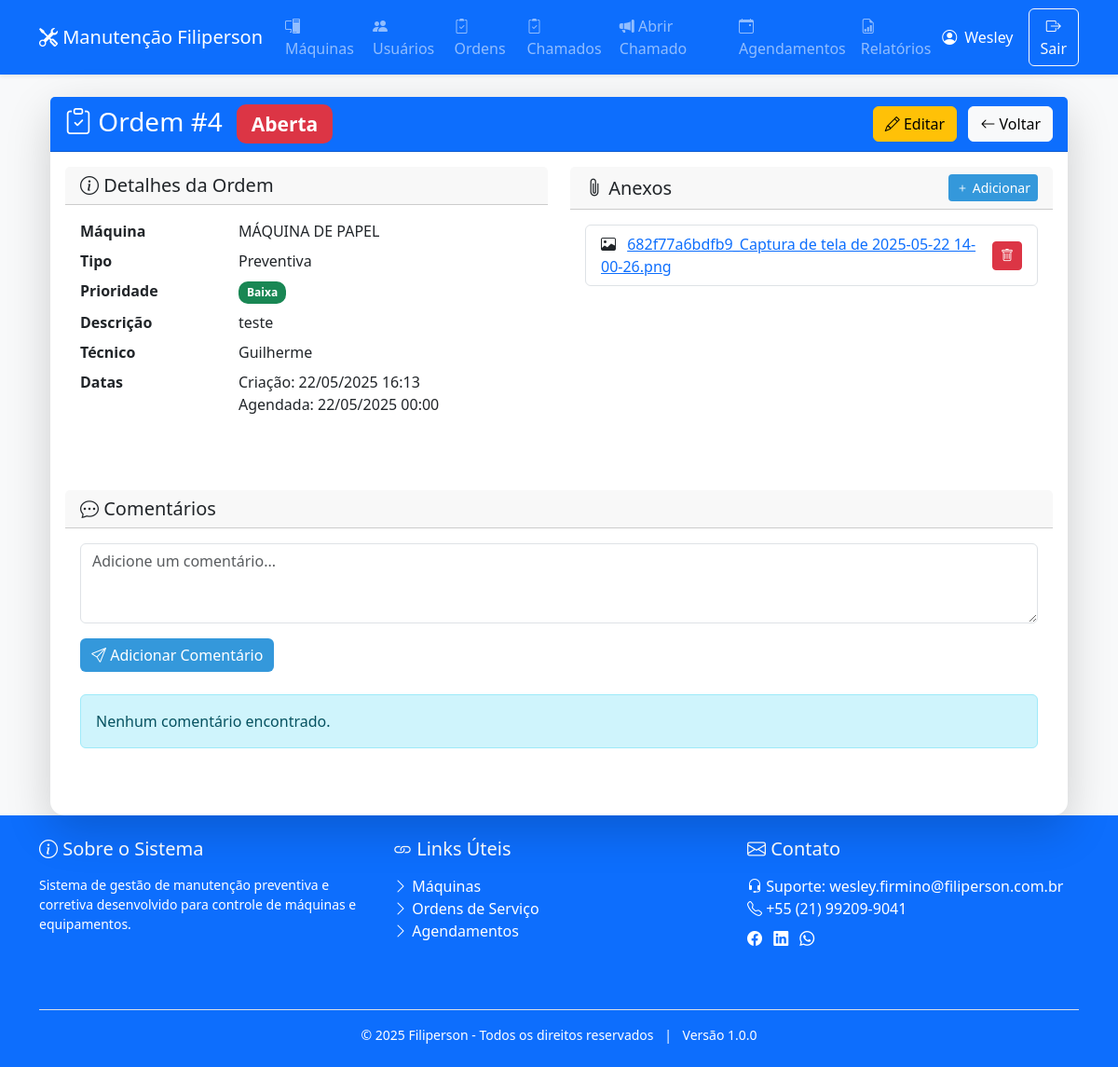
Page /order_view.php?id=4 (signed in) on the committed database.
### tables this page shows
CREATE TABLE `service_orders` (
  `id` int NOT NULL AUTO_INCREMENT,
  `machine_id` int NOT NULL,
  `type` enum('preventiva','corretiva','preditiva') NOT NULL,
  `work_type` varchar(20) NOT NULL,
  `description` text,
  `status` enum('aberta','em_andamento','concluida') DEFAULT 'aberta',
  `scheduled_at` datetime DEFAULT NULL,
  `planned_end_at` datetime DEFAULT NULL COMMENT 'Data/Hora prevista para término da OS',
  `created_at` datetime DEFAULT CURRENT_TIMESTAMP,
  `scheduled_date` date DEFAULT NULL,
  `completed_date` date DEFAULT NULL,
  `user_id` int DEFAULT NULL,
  `requester_name` varchar(255) DEFAULT NULL,
  `department` varchar(100) NOT NULL,
  `priority` enum('baixa','media','alta') DEFAULT 'media',
  PRIMARY KEY (`id`),
  KEY `machine_id` (`machine_id`),
  KEY `user_id` (`user_id`),
  CONSTRAINT `service_orders_ibfk_1` FOREIGN KEY (`machine_id`) REFERENCES `machines` (`id`),
  CONSTRAINT `service_orders_ibfk_2` FOREIGN KEY (`user_id`) REFERENCES `users` (`id`)
);

CREATE TABLE `machines` (
  `id` int NOT NULL AUTO_INCREMENT,
  `name` varchar(100) NOT NULL,
  `model` varchar(50) DEFAULT NULL,
  `manufacturer` varchar(50) DEFAULT NULL,
  `acquisition_date` date DEFAULT NULL,
  `description` text,
  `created_at` datetime DEFAULT CURRENT_TIMESTAMP,
  `sector` varchar(100) NOT NULL,
  `equipment` varchar(100) NOT NULL,
  `axis` varchar(50) DEFAULT NULL,
  `rotor` varchar(50) DEFAULT NULL,
  `gasket` varchar(50) DEFAULT NULL,
  `motor` varchar(50) DEFAULT NULL,
  `hp` varchar(20) DEFAULT NULL,
  `rpm` varchar(20) DEFAULT NULL,
  `amp` varchar(20) DEFAULT NULL,
  `motor_bearing` varchar(50) DEFAULT NULL,
  PRIMARY KEY (`id`)
);

CREATE TABLE `users` (
  `id` int NOT NULL AUTO_INCREMENT,
  `username` varchar(50) NOT NULL,
  `password` varchar(255) NOT NULL,
  `email` varchar(100) NOT NULL,
  `phone` varchar(20) DEFAULT NULL,
  `role` enum('admin','technician','requester') DEFAULT 'technician',
  `created_at` datetime DEFAULT CURRENT_TIMESTAMP,
  PRIMARY KEY (`id`),
  UNIQUE KEY `username` (`username`)
);

CREATE TABLE `attachments` (
  `id` int NOT NULL AUTO_INCREMENT,
  `order_id` int NOT NULL,
  `user_id` int DEFAULT NULL,
  `file_path` varchar(255) NOT NULL,
  `uploaded_at` datetime DEFAULT CURRENT_TIMESTAMP,
  PRIMARY KEY (`id`),
  KEY `order_id` (`order_id`),
  KEY `user_id` (`user_id`),
  CONSTRAINT `attachments_ibfk_1` FOREIGN KEY (`order_id`) REFERENCES `service_orders` (`id`),
  CONSTRAINT `attachments_ibfk_2` FOREIGN KEY (`user_id`) REFERENCES `users` (`id`)
);

### order_view.php (the view, shortened to what this page needs)
<?php
$pdo = Database::getInstance();
$orderId = $_GET['id'] ?? null;
try {
    $stmt = $pdo->prepare("SELECT
        o.*,
        m.name as machine_name,
        u.username as technician
        FROM service_orders o
        LEFT JOIN machines m ON o.machine_id = m.id
        LEFT JOIN users u ON o.user_id = u.id
        WHERE o.id = ?");
    $stmt->execute([$orderId]);
    $order = $stmt->fetch();
    $attachments = $pdo->prepare("SELECT * FROM attachments WHERE order_id = ?");
    $attachments->execute([$orderId]);
    $attachments = $attachments->fetchAll();
    $comments = $pdo->prepare("SELECT
        c.*, u.username
        FROM order_comments c
        LEFT JOIN users u ON c.user_id = u.id
        WHERE c.order_id = ?
        ORDER BY c.created_at DESC");
    $comments->execute([$orderId]);
    $comments = $comments->fetchAll();
} catch (PDOException $e) {
    die("Erro ao carregar ordem: " . $e->getMessage());
}
include 'header.php';
?>
<div class="container">
    <div class="card shadow-lg mt-4">
        <div class="card-header bg-primary text-white">
            <div class="d-flex justify-content-between align-items-center">
                <h3 class="mb-0">
                    <i class="bi bi-clipboard-check"></i> Ordem #<?= $orderId ?>
                    <span class="badge bg-<?= match($order['status']) {
                        'aberta' => 'danger',
                        'em_andamento' => 'warning',
                        'concluida' => 'success'
                    } ?> ms-2">
                        <?= ucfirst($order['status']) ?>
                    </span>
                </h3>
                <div>
                    <?php if (!$is_technician): ?>
                        <a href="order_edit.php?id=<?= $orderId ?>" class="btn btn-warning me-2">
                            <i class="bi bi-pencil"></i> Editar
                        </a>
                    <?php endif; ?>
                    <a href="orders.php" class="btn btn-light">
                        <i class="bi bi-arrow-left"></i> Voltar
                    </a>
                </div>
            </div>
        </div>
        <div class="card-body">
            <div class="row">
                <div class="col-md-6">
                    <div class="card mb-4">
                        <div class="card-header">
                            <h5 class="mb-0"><i class="bi bi-info-circle"></i> Detalhes da Ordem</h5>
                        </div>
                        <div class="card-body">
                            <dl class="row">
                                <dt class="col-sm-4">Máquina</dt>
                                <dd class="col-sm-8"><?= htmlspecialchars($order['machine_name']) ?></dd>
                                <dt class="col-sm-4">Tipo</dt>
                                <dd class="col-sm-8"><?= ucfirst($order['type']) ?></dd>
                                <dt class="col-sm-4">Prioridade</dt>
                                <dd class="col-sm-8">
                                    <span class="badge bg-<?= match($order['priority']) {
                                        'baixa' => 'success',
                                        'media' => 'warning',
                                        'alta' => 'danger'
                                    } ?>">
                                        <?= ucfirst($order['priority']) ?>
                                    </span>
                                </dd>
                                <dt class="col-sm-4">Descrição</dt>
                                <dd class="col-sm-8"><?= nl2br(htmlspecialchars($order['description'])) ?></dd>
                                <dt class="col-sm-4">Técnico</dt>
                                <dd class="col-sm-8"><?= $order['technician'] ?? 'Não atribuído' ?></dd>
                                <dt class="col-sm-4">Datas</dt>
                                <dd class="col-sm-8">
                                    <ul class="list-unstyled">
                                        <li>Criação: <?= date('d/m/Y H:i', strtotime($order['created_at'])) ?></li>
                                        <?php if ($order['scheduled_date']): ?>
                                        <li>Agendada: <?= date('d/m/Y H:i', strtotime($order['scheduled_date'])) ?></li>
                                        <?php endif; ?>
                                    </ul>
                                </dd>
                            </dl>
                        </div>
                    </div>
                </div>
                <div class="col-md-6">
                    <div class="card mb-4">
                        <div class="card-header d-flex justify-content-between align-items-center">
                            <h5 class="mb-0"><i class="bi bi-paperclip"></i> Anexos</h5>
                            <button class="btn btn-sm btn-primary" data-bs-toggle="modal" data-bs-target="#uploadModal">
                                <i class="bi bi-plus"></i> Adicionar
                            </button>
                        </div>
                        <div class="card-body">
                            <?php if (empty($attachments)): ?>
                                <div class="alert alert-info">Nenhum anexo encontrado.</div>
                            <?php else: ?>
                                <div class="list-group">
                                    <?php foreach ($attachments as $file):
                                        $filePath = "uploads/" . $file['file_path'];
                                        $isImage = in_array(pathinfo($filePath, PATHINFO_EXTENSION), ['jpg', 'jpeg', 'png', 'gif']);
                                    ?>
                                        <div class="list-group-item d-flex justify-content-between align-items-center">
                                            <div>
                                                <i class="bi <?= $isImage ? 'bi-image' : 'bi-file-earmark' ?> me-2"></i>
                                                <a href="<?= $filePath ?>" target="_blank"><?= $file['file_path'] ?></a>
                                            </div>
                                            <a href="attachment_delete.php?id=<?= $file['id'] ?>&order_id=<?= $orderId ?>"
                                               class="btn btn-sm btn-danger"
                                               onclick="return confirm('Tem certeza que deseja excluir este anexo?')">
                                                <i class="bi bi-trash"></i>
                                            </a>
                                        </div>
                                    <?php endforeach; ?>
                                </div>
                            <?php endif; ?>
                        </div>
                    </div>
                </div>
            </div>
            <div class="card mb-4">
                <div class="card-header">
                    <h5 class="mb-0"><i class="bi bi-chat-dots"></i> Comentários</h5>
                </div>
                <div class="card-body">
                    <form method="POST" class="mb-4">
                        <div class="mb-3">
                            <textarea name="comment" class="form-control" rows="3"
                                      placeholder="Adicione um comentário..." required></textarea>
                        </div>
                        <button type="submit" name="add_comment" class="btn btn-primary">
                            <i class="bi bi-send"></i> Adicionar Comentário
                        </button>
                    </form>
                    <?php if (empty($comments)): ?>
                        <div class="alert alert-info">Nenhum comentário encontrado.</div>
                    <?php endif; ?>
                </div>
            </div>
        </div>
    </div>
</div>
<?php include 'footer.php'; ?>

### styles.css (style rules this page uses)
:root { --primary-color: #2c3e50; --secondary-color: #3498db; --success-color: #27ae60; --warning-color: #f1c40f; --danger-color: #e74c3c; }
body { background-color: #f8f9fa; min-height: 100vh; }
.card { border: none; border-radius: 15px; transition: transform 0.3s ease; }
.badge { padding: 0.5em 0.75em; border-radius: 10px; }
.btn-primary { background-color: var(--secondary-color); border: none; }

### rows in the picture
service_orders: status "Aberta", machine.name "MÁQUINA DE PAPEL", type "Preventiva", priority "Baixa", description "teste", user.username "Guilherme", created_at "22/05/2025 16:13", scheduled_date "22/05/2025 00:00"
attachments: file_path "682f77a6bdfb9_Captura de tela de 2025-05-22 14-00-26.png"

### other values in the picture
$_SESSION['username'] "Wesley"
$orderId "4"
